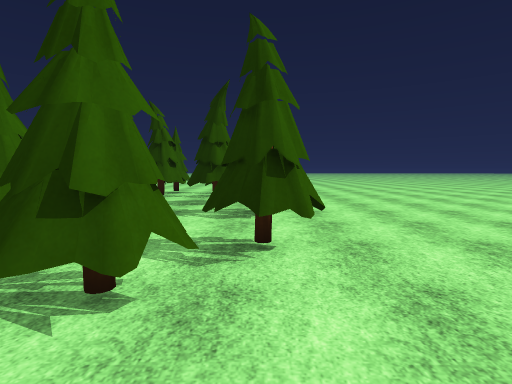
View 1 (above)

20 first-person views from a walk through a 3-D level made in the Unity game engine. The camera is 1.5 m above the floor, tilts 4° down and sees 80° across. The floor is counted in squares, 2 m on a side. Each view is taken from the middle of a square. On the plan, view 1 faces up. The plan holds only what a view shows up to about 10 squares ahead; the rest is blank. The place goes on beyond the plan. Surface patterns are stand-ins for the level's own textures.

View 2
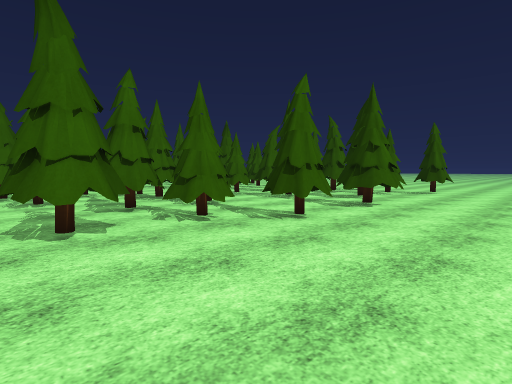

View 3
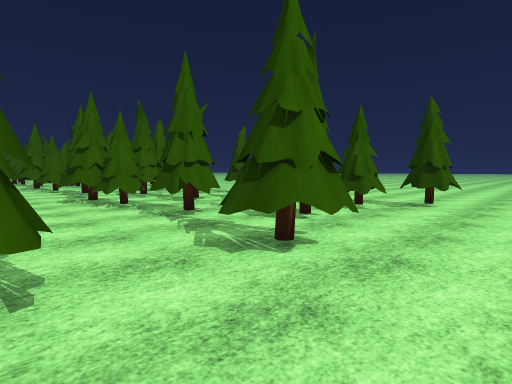

View 4
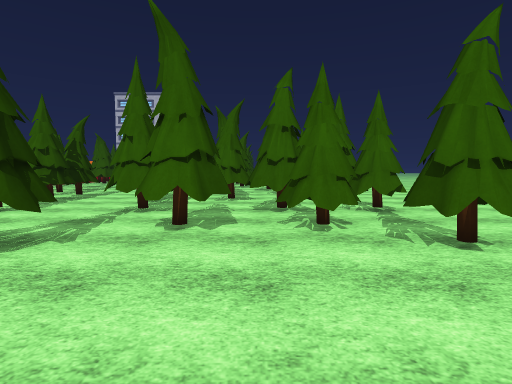

View 5
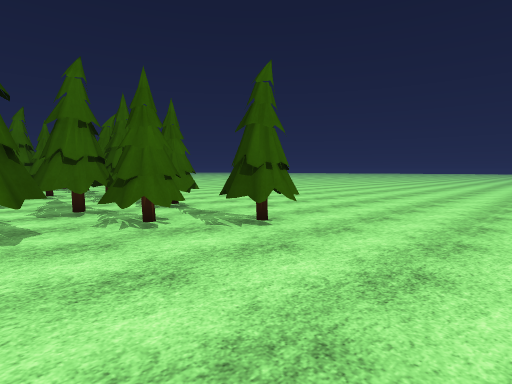

View 6
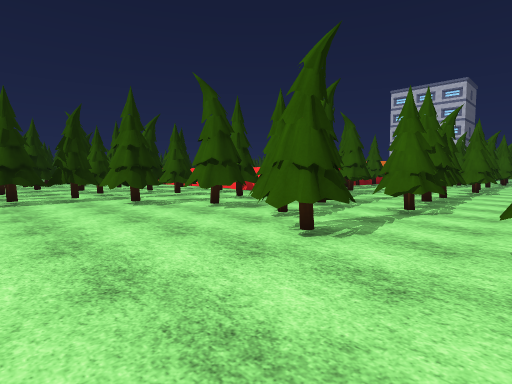

View 7
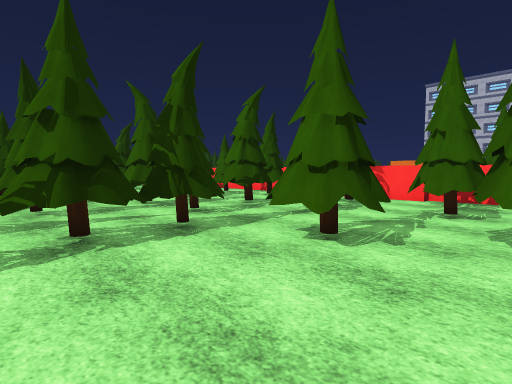

View 8
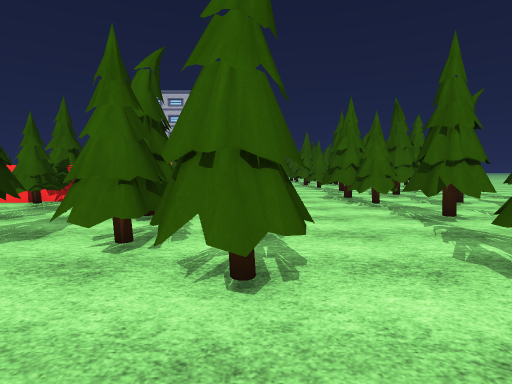

View 9
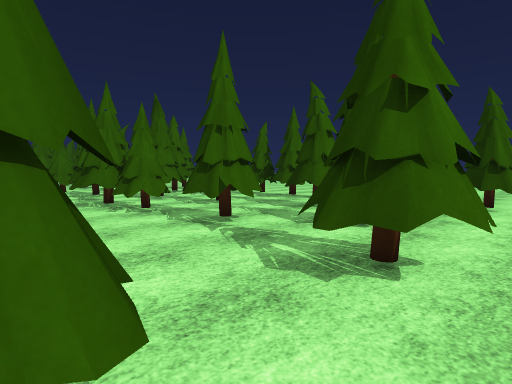

View 10
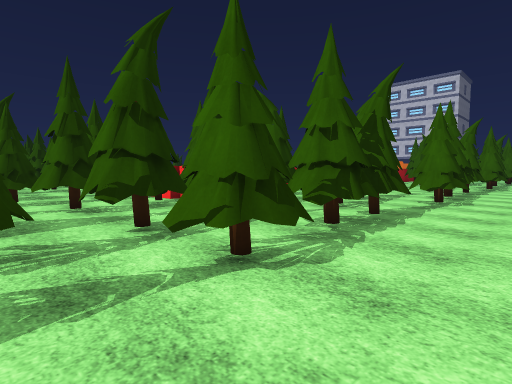

View 11
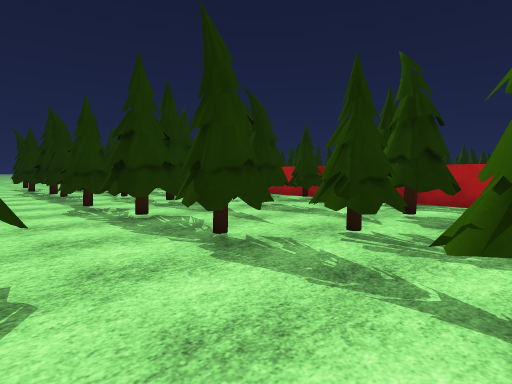

View 12
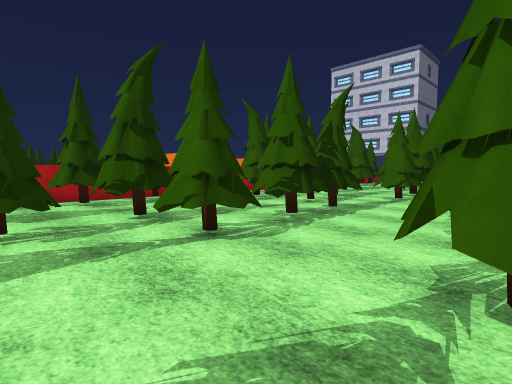

View 13
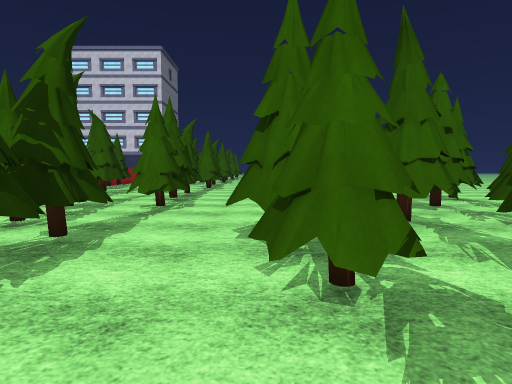

View 14
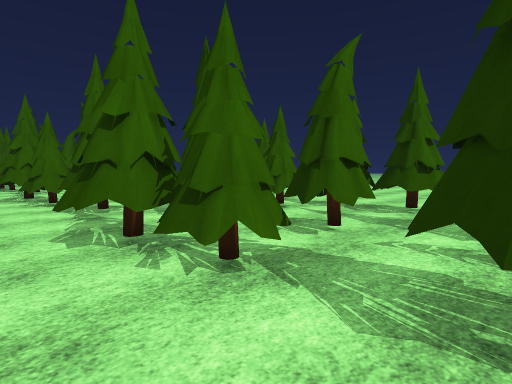

View 15
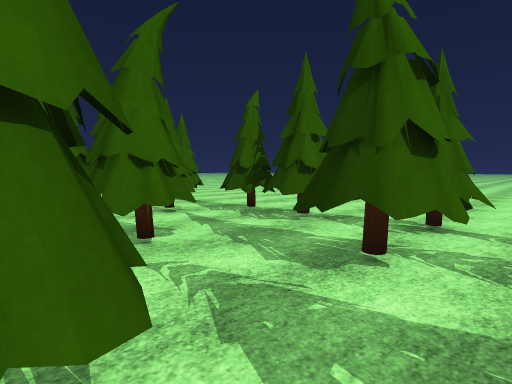

View 16
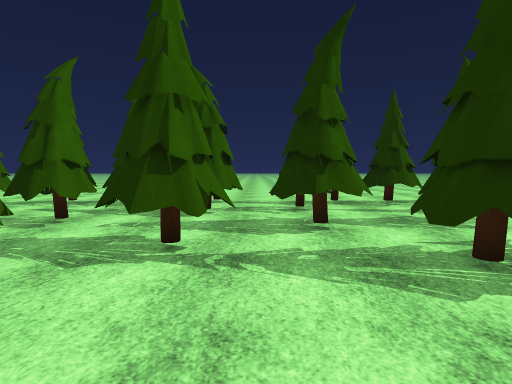

View 17
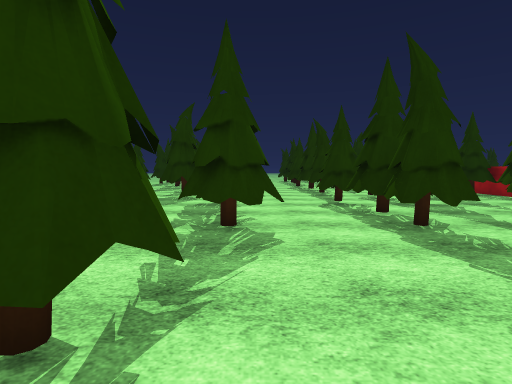

View 18
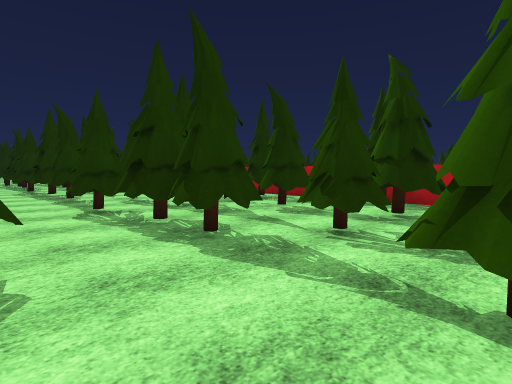

View 19
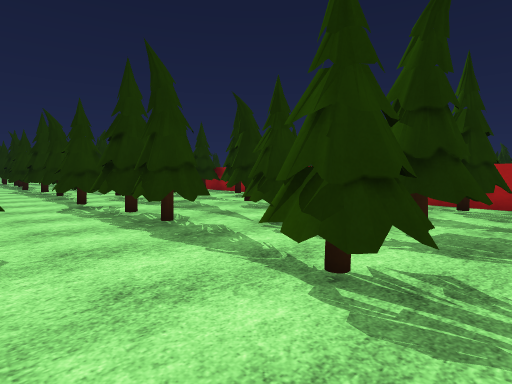

View 20
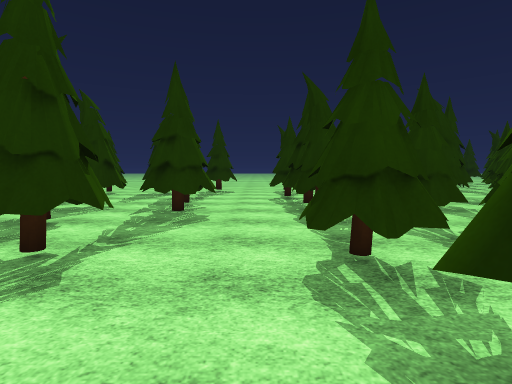

### Floor plan
Key: @ floor where view 1 was taken; # wall or solid block; x gap in a wall; . floor.
Columns run from 23 left of view 1 to 3 right of it. Each row starts with its distance up from view 1.
 11 ..x.....x.       ...x......
 10 ###.###x#.      .#####.#...
  9   #x#...##     ########....
  8   #.....##      ######.....
  7  ####.#..##    ########....
  6 #######.#..  ###.#####.....
  5 #...###....#.....###...#...
  4 ...........................
  3 ###.#####.######.#####.#...
  2  ##.## ####   ####  ###....
  1   ###                ##....
  0                       #@...
 -1                       ##...
 -2                       ###..
 -3                        ###.
 -4                         ###

Positions as (right, up) in squares from view 1, and headings:
1: (0, 0), facing up
2: (3, -1), facing up-left
3: (2, 3), facing up-left
4: (3, 8), facing left
5: (3, 7), facing up-left
6: (3, 5), facing down-left
7: (3, 0), facing down-left
8: (2, 3), facing left
9: (1, 3), facing up-left
10: (-1, 5), facing down-left
11: (-15, 5), facing down-right
12: (-13, 6), facing down-left
13: (-15, 5), facing left
14: (-15, 4), facing up-left
15: (-14, 6), facing up-left
16: (-20, 3), facing up
17: (-22, 5), facing right
18: (-21, 5), facing down-right
19: (-22, 5), facing down-right
20: (-11, 4), facing right
